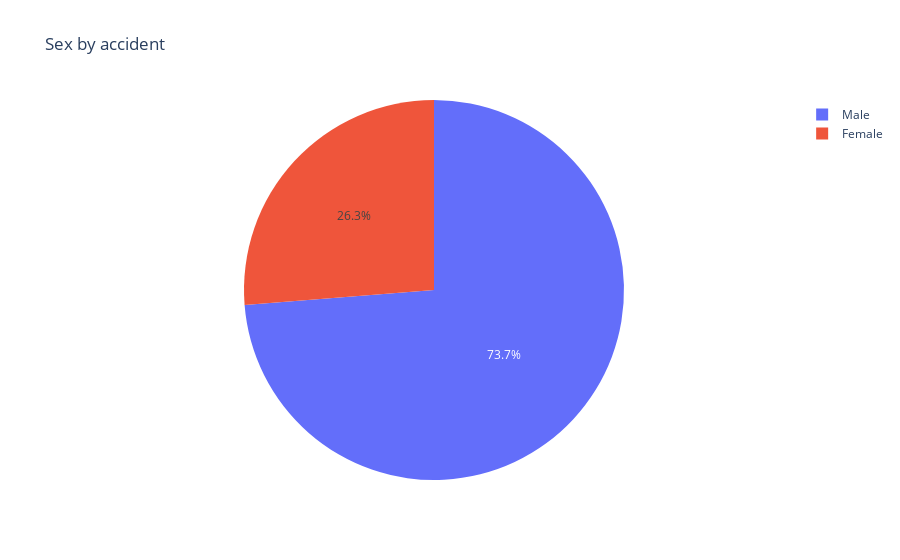

The notebook cell this image was saved under:
### Markdown cell above
# Sexe des concernés par un accident

### Code cell
pies["sex"]

### Figure 1 — Plotly figure (JSON) as saved in the notebook; plotly's stock layout.template omitted (floating-point values rounded to 4 significant figures)
{"data": [{"domain": {"x": [0, 1], "y": [0, 1]}, "hovertemplate": "index=%{label}<br>value=%{value}<extra></extra>", "labels": ["Male", "Female"], "legendgroup": "", "name": "", "showlegend": true, "type": "pie", "values": [0.7374, 0.2626]}], "layout": {"legend": {"tracegroupgap": 0}, "title": {"text": "Sex by accident"}}}
